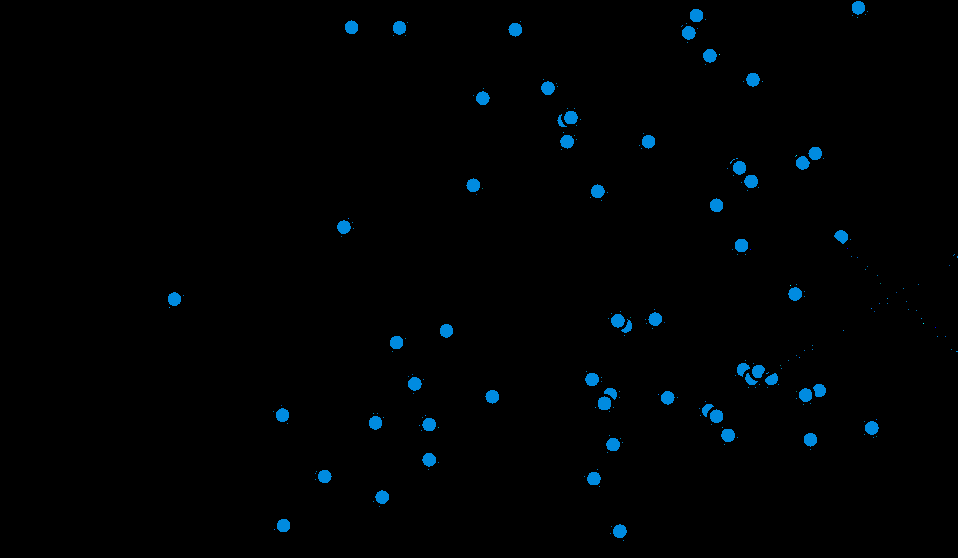
#> input picture Touch No R/02-09 leicester RM.png, 958 x 558 px
$ jupyter execute --allow-errors 'count & plot.ipynb'
#> lines starting #> are read from the running program, lines starting #| are printed output that depends on the picture; after the words box and inside, x2 and y2 are one past the last pixel; in counts of white or black regions, pixels touching at a corner belong together
#> further down, image is the input picture: shape (558, 958, 3); mean B, G, R 3.4, 2.1, 0
#> `threshed = cv2.threshold(gray, 0, 255,cv2.THRESH_BINARY_INV+cv2.THRESH..`:
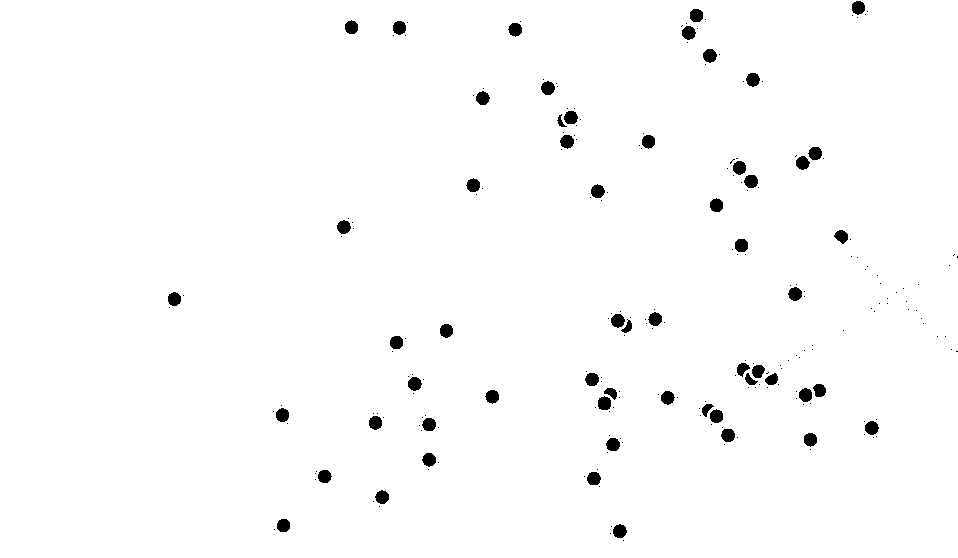
#> threshed: shape (558, 958); 98.5% white; 235 black regions (177 under 20 px)
#> `cnts = cv2.findContours(threshed, cv2.RETR_LIST, cv2.CHAIN_APPROX_SIMP..`: cnts = 241 contours, 182 with area under 20; largest, box (x1, y1, x2, y2) and area: (0, 0, 958, 558) 533044, (597, 395, 612, 411) 171, (612, 523, 628, 539) 170, (745, 72, 761, 88) 168, (720, 428, 736, 443) 168
[cell 1]
import cv2
import numpy as np
import seaborn as sns
import pandas as pd
from mplsoccer.pitch import Pitch
import matplotlib.pyplot as plt

[cell 2]
bank = ['02-09 leicester RM.png',
'04-01 bournemouth LL.png',
'05-02 crystal LL.png',
'05-09 arsenal LM.png',
'07-01 everton LL.png',
'09-02 burnley RR.png',
'10-10 everton RL.png',
'11-11 villa LL.png',
'14-01 city LL.png',
'14-11 fullham RL.png',
'20-04 liverpool RM.png',
'20-10 spurs LM.png',
'22-12 burnley LR.png',
'23-01 arsenal RL.png',
'23-08 liverpool LM.png',
'23-10 chelsea RM.png',
'25-01 Nottingham RL.png',
'28-01 reading LL.png',
'28-12 forest LL.png']

coordinate = []
s1= 316
s2 = 800

[cell 3]
def findcenter(coordinate,cnts):
    global s1
    global s2
    xcnts = []

    for cnt in cnts:
        if 100 < cv2.contourArea(cnt) < s2:
            #xcnts.append(cnt)
            ((x, y), r) = cv2.minEnclosingCircle(cnt)
            coordinate.append([round(x)/7.15,round(y)/7.35])
#> this loop made 241 passes
#> (x, y, r) on passes 5, 6, 9, 14, 16, 20, 26, 32, 34, 40, 43, 46: (619.4, 530.7, 7.74), (283, 525, 7.62), (381.7, 496.6, 7.74), (593.5, 478.2, 7.68), (324.4, 476, 7.63), (428.7, 459.3, 7.77), (612.6, 444.1, 7.69), (809.9, 439.4, 7.65), (727.6, 434.8, 7.71), (871.3, 427.5, 7.72), (428.6, 424.1, 7.67), (375, 422.4, 7.67)
#> cnt on passes 1, 2, 3, 4, 7, 8: [[622, 540], [623, 539], [624, 540], [623, 541]], [[609, 533], [610, 532], [611, 533], [610, 534]], [[273, 529], [274, 528], [275, 529], [274, 530]], [[610, 526], [611, 525], [612, 526], [611, 527]], [[378, 506], [379, 505], [380, 506], [379, 507]], [[372, 501], [373, 500], [374, 501], [373, 502]]
#> after the loop, coordinate = 54 pairs, first value 24.34 to 121.8, second value 0.952 to 72.24
#> pass 2 of the loop `for file in bank:`:
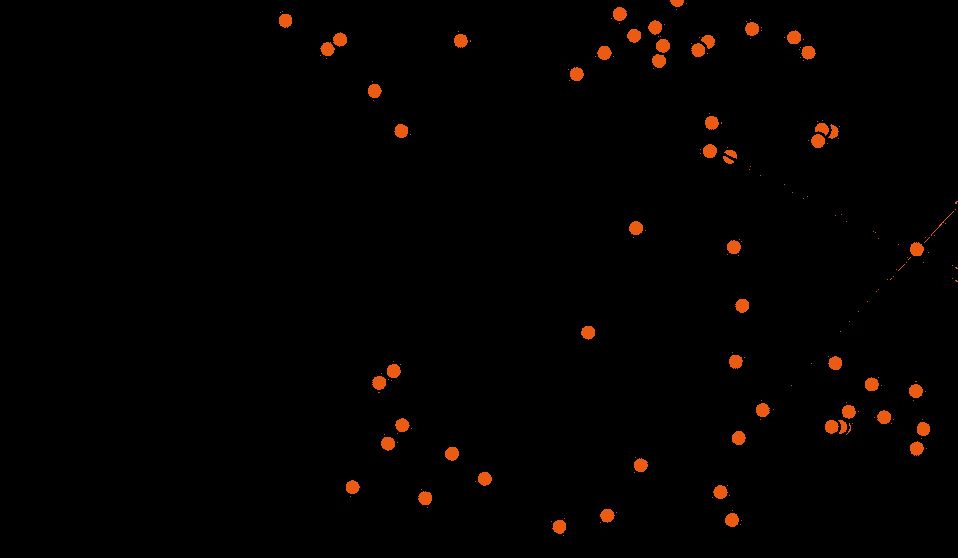
#> input picture Touch No R/04-01 bournemouth LL.png, 958 x 558 px
#> image is the input picture: shape (558, 958, 3); mean B, G, R 0.3, 1.4, 3.6
#> `threshed = cv2.threshold(gray, 0, 255,cv2.THRESH_BINARY_INV+cv2.THRESH..`:
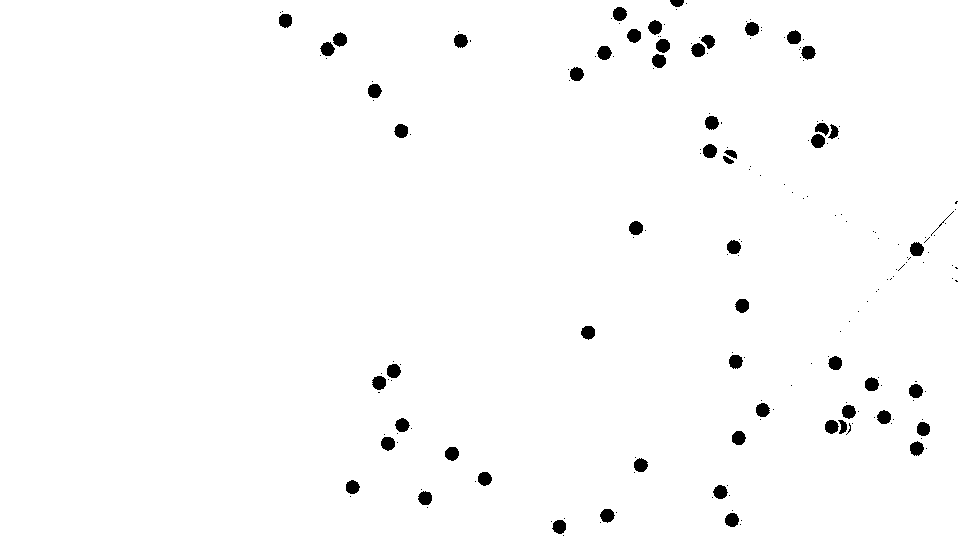
#> threshed: shape (558, 958); 98.4% white; 199 black regions (142 under 20 px)
#> `cnts = cv2.findContours(threshed, cv2.RETR_LIST, cv2.CHAIN_APPROX_SIMP..`: cnts = 231 contours, 174 with area under 20; largest, box (x1, y1, x2, y2) and area: (0, 0, 958, 558) 532948, (386, 363, 402, 379) 177, (596, 45, 613, 61) 177, (702, 143, 718, 159) 176, (908, 383, 924, 399) 176
#> the loop in findcenter (call 2), `for cnt in cnts:` made 231 passes
#> (x, y, r) on passes 6, 8, 11, 16, 19, 21, 23, 24: (558.8, 526.3, 7.99), (731.5, 519.5, 7.91), (607, 515, 8.03), (424.8, 497.7, 7.95), (720, 491.5, 8.02), (352.2, 486.8, 7.86), (484.4, 478.4, 7.82), (640.5, 464.5, 7.91)
#> pass 3 of the loop `for file in bank:`:
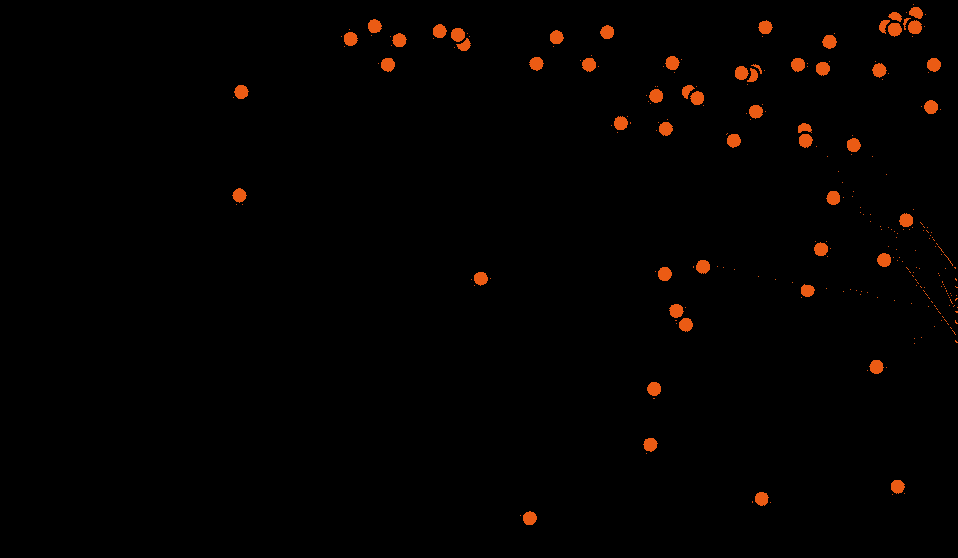
#> input picture Touch No R/05-02 crystal LL.png, 958 x 558 px
#> image is the input picture: shape (558, 958, 3); mean B, G, R 0.3, 1.4, 3.6
#> `threshed = cv2.threshold(gray, 0, 255,cv2.THRESH_BINARY_INV+cv2.THRESH..`:
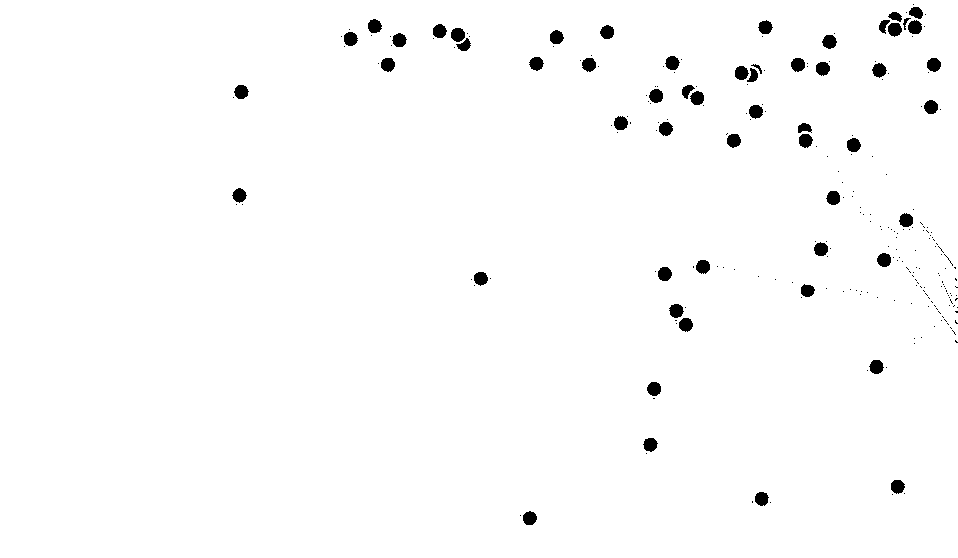
#> threshed: shape (558, 958); 98.5% white; 256 black regions (200 under 20 px)
#> `cnts = cv2.findContours(threshed, cv2.RETR_LIST, cv2.CHAIN_APPROX_SIMP..`: cnts = 301 contours, 244 with area under 20; largest, box (x1, y1, x2, y2) and area: (0, 0, 958, 558) 533014, (868, 359, 885, 375) 177, (657, 266, 673, 282) 177, (233, 84, 250, 100) 177, (450, 27, 466, 43) 177
    return coordinate
        #cv2.circle(image, (int(x), int(y)), int(r), (36, 255, 12), 1)
# print("Dots number: {}".format(len(xcnts)))
# print(coordinate)

#> (a cell that did not finish here is left out)

[cell 5]
coordinate = np.array(coordinate)
#> coordinate = 274 pairs, first value 13.43 to 131.7, second value 0.952 to 74.15
coordinate = pd.DataFrame(coordinate, columns = ['x','y'])
#> coordinate = table of 274 rows and 2 columns

[cell 6]
fig, ax = plt.subplots(figsize = (13.5,8))

fig.set_facecolor('green')
#> (the rest of this cell did not finish here and is left out)

[cell 7]
import matplotlib.patheffects as path_effects
#> (the rest of this cell did not finish here and is left out)

[cell 8]
image = cv2.imread('07-01 everton LL_MM.png')
#> (the rest of this cell did not finish here and is left out)

[cell 9]
xcnts = []
s1 = 150
#> (the rest of this cell did not finish here and is left out)

[cell 10]
convexityDefects = []
xcnts = []
for contour in xcnts:
    if cv2.contourArea(contour) >200 :
        convexHull = cv2.convexHull(contour, returnPoints = False)
        #print(convexHull)
        convexityDefects.append(cv2.convexityDefects(contour, convexHull))
        convexHull = cv2.convexHull(contour)
        cv2.drawContours(image, [convexHull], -1, (36, 255, 12), 2)
#> after the loop, convexityDefects = []

[cell 11]
cv2.imshow('image', image)
cv2.waitKey()
#> Out = 27

[cell 12]
print(convexityDefects)

[cell 13]
image = cv2.imread('07-01 everton LL_MM.png')
#> (the rest of this cell did not finish here and is left out)

[cell 14]
cnts = cv2.findContours(threshed, cv2.RETR_EXTERNAL, cv2.CHAIN_APPROX_SIMPLE)
#> cnts = 1 contour; box (x1, y1, x2, y2) and area: (0, 0, 958, 558) 533043
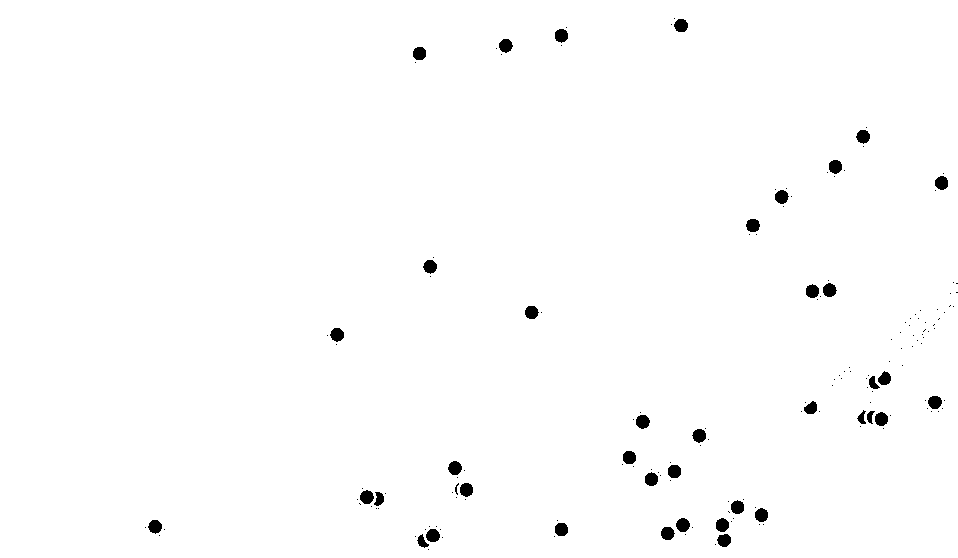
#> threshed: shape (558, 958); 99% white; 171 black regions (130 under 20 px), largest, box (x1, y1, x2, y2) and area: (636, 415, 650, 429) 152, (676, 518, 690, 532) 150, (448, 461, 462, 475) 149
cnts = cnts[0] if len(cnts) == 2 else cnts[1]
for c in cnts:
    area = cv2.contourArea(c)
    print(area)
    if area < 500:
        cv2.drawContours(threshed,[c],-1, (36, 255, 12), 2)
#> this loop made 1 pass
#> area on pass 1: 533043
#| 533043.0

[cell 15]
kernel = cv2.getStructuringElement(cv2.MORPH_ELLIPSE, (5,5))
#> kernel = [[0, 0, 1, 0, 0], [1, 1, 1, 1, 1], [1, 1, 1, 1, 1], [1, 1, 1, 1, 1], [0, 0, 1, 0, 0]]
erosion = cv2.erode(threshed, kernel, iterations=3)
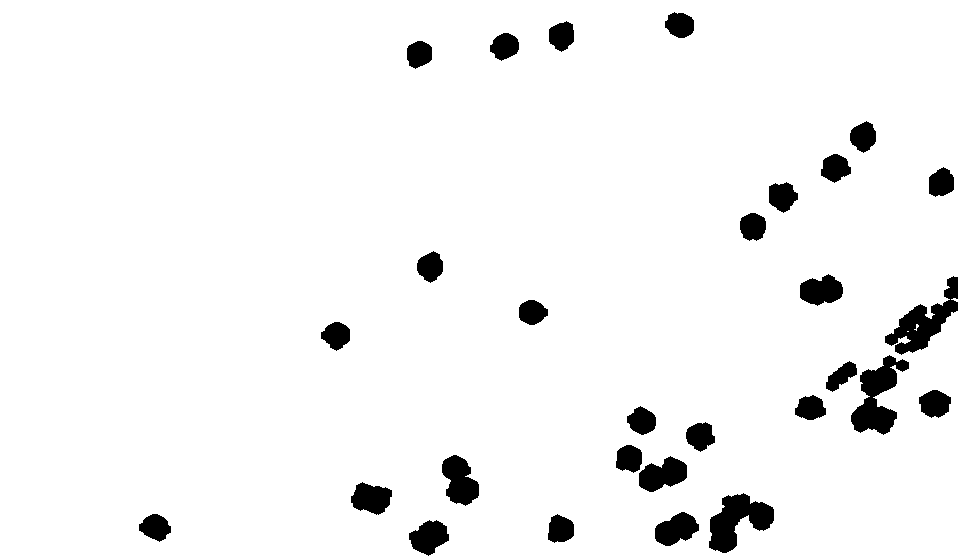
#> erosion: shape (558, 958); 95.5% white; 29 black regions

[cell 16]
cnts = cv2.findContours(erosion, cv2.RETR_EXTERNAL, cv2.CHAIN_APPROX_SIMPLE)
#> cnts = 4 contours, 3 with area under 20; largest, box (x1, y1, x2, y2) and area: (0, 0, 958, 558) 530744

cnts = cnts[0] if len(cnts) == 2 else cnts[1]
for c in cnts:
    area = cv2.contourArea(c)
    print(area)
    if area > 20 and area < 50 :
        ((x, y), r) = cv2.minEnclosingCircle(c)
        cv2.circle(image, (int(x), int(y)), int(r), (36, 255, 12), 2)
#> this loop made 4 passes
#> area on pass 4: 530744
#| 0.0
#| 6.5
#| 8.0
#| 530744.0

[cell 17]
#cv2.imshow('thresh', threshed)
cv2.imshow('image', image)
cv2.waitKey()
#> Out = 27

[cell 18]
from PIL import Image

[cell 19]
new = Image.open('07-01 everton LL.png')
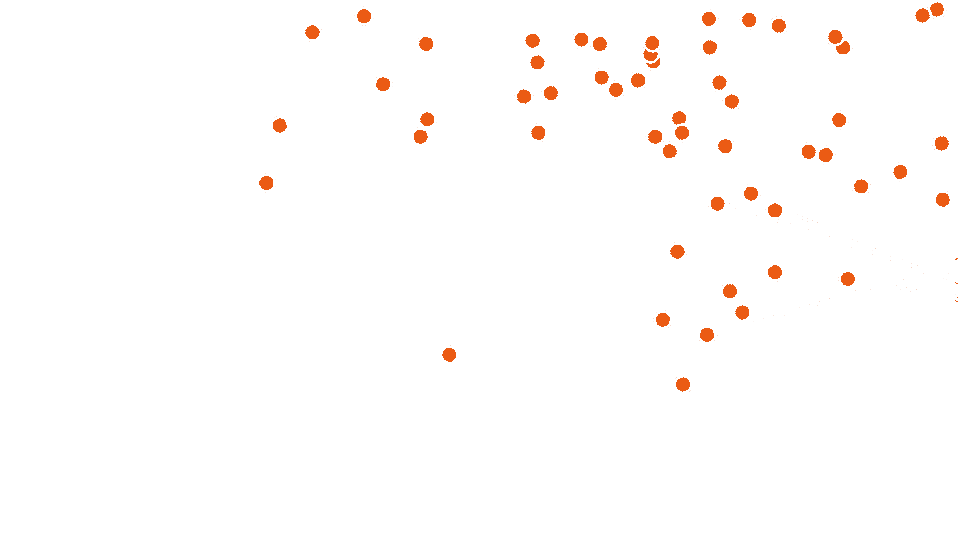
#> input picture Touch No R/07-01 everton LL.png, 958 x 558 px
#> new is the input picture: PIL image 958x558 RGBA; mean R, G, B, A 3.7, 1.4, 0.3, 4
width, height = new.size
#> width = 958; height = 558
modified = Image.new('RGBA',(width,height),'white')
#> modified: PIL image 958x558 RGBA; every value is 255
pixels = modified.load()
for y in range(height):
    for x in range(width):
        r1,g1,b1,a1 = new.getpixel((x,y))
#         print(r1,g1,b1,a1)
        if r1 != 235 and g1 != 91 and b1 != 20:
            r1 = 0
            g1 = 0
            b1 = 0
            a1 = 0
        pixels[x, y] = (r1, g1, b1, a1)

[cell 20]
modified.save('07-01 everton LL_MM.png','PNG')

[cell 21]
img = cv2.imread('07-01 everton LL_MM.png')
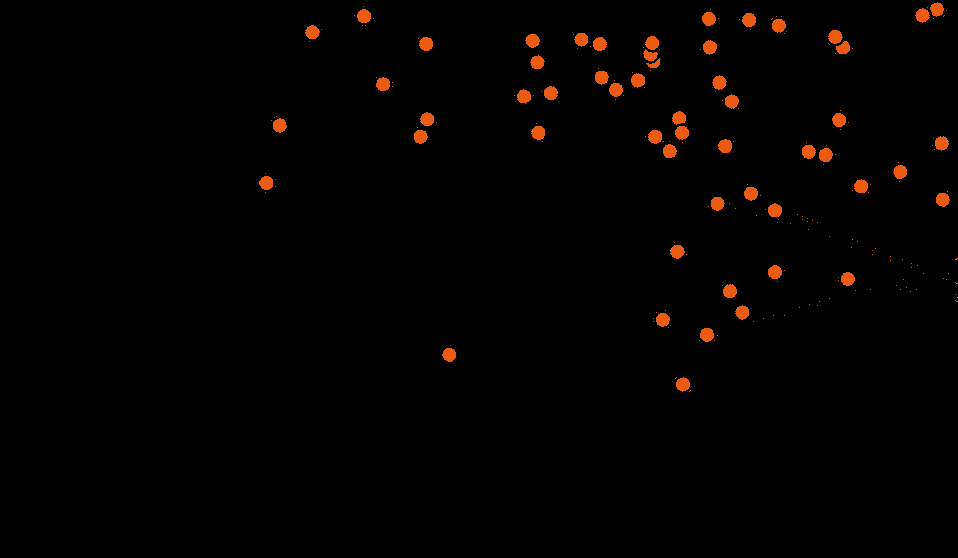
#> img: shape (558, 958, 3); mean B, G, R 0.3, 1.4, 3.7
gray = cv2.cvtColor(img, cv2.COLOR_BGR2GRAY)
gray = cv2.GaussianBlur(gray, (5, 5), 0)
circles = cv2.HoughCircles(gray, cv2.HOUGH_GRADIENT, 1, 0.1, param1=50, param2=30, minRadius=0, maxRadius=0)
#> circles = [[550.5, 92.5, 6.9], [681.5, 132.5, 6.9], [708.5, 18.5, 6.9], [774.5, 271.5, 6.9], [778.5, 25.5, 6.9], [838.5, 119.5, 6.9], [615.5, 89.5, 6.9], [651.5, 42.5, 6.9], [847.5, 278.5, 6.9], [678.5, 117.5, 6.9]]
if circles is not None:
    circles = np.round(circles[0, :]).astype("int")
#> circles = [[550, 92, 7], [682, 132, 7], [708, 18, 7], [774, 272, 7], [778, 26, 7], [838, 120, 7], [616, 90, 7], [652, 42, 7], [848, 278, 7], [678, 118, 7]]

    for (x, y, r) in circles:
        cv2.circle(img, (x, y), r, (36, 255, 12), 2)
#> this loop made 10 passes
#> (x, y) on passes 1 to 10: (550, 92), (682, 132), (708, 18), (774, 272), (778, 26), (838, 120), (616, 90), (652, 42), (848, 278), (678, 118)
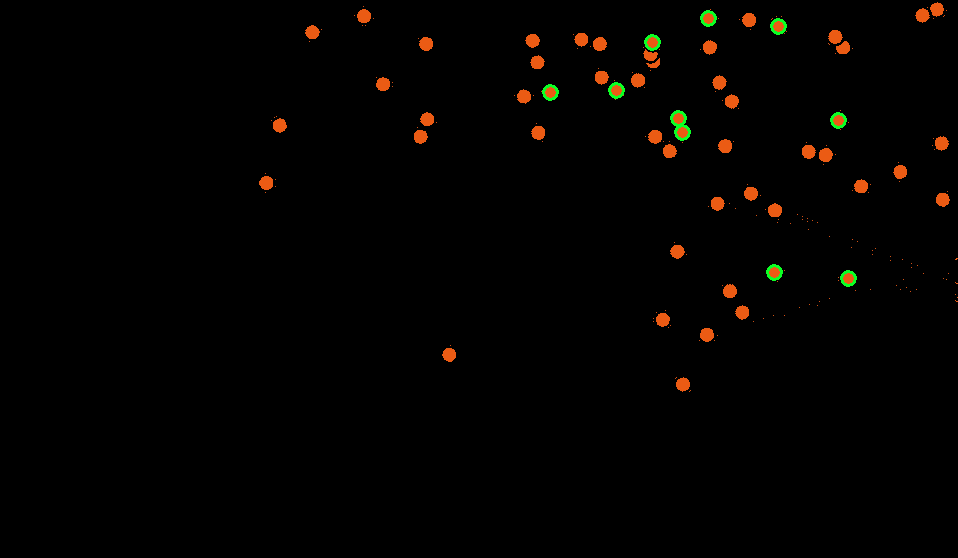
#> img: shape (558, 958, 3); 0.24% of pixels changed, all inside (x1, y1, x2, y2) = (542, 10, 857, 287)

cv2.imshow('Detected Circles', img)
cv2.waitKey(0)
#> Out = 27
